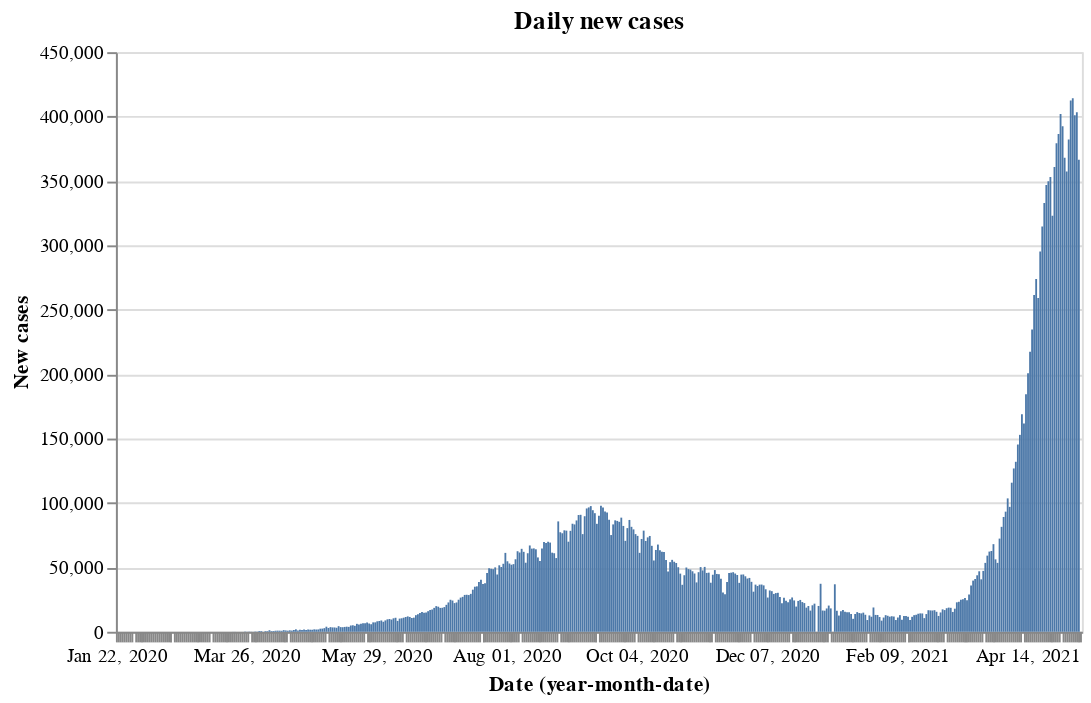

Here is the notebook cell this chart was saved with:
### Code cell
red = alt.value("#f54242")
base.encode(y='New cases').properties(title='Daily new cases')

### Figure 1 — Vega-Lite specification as saved in the notebook (floating-point values rounded to 4 significant figures; data arrays with more than 128 entries replaced by an {"elided": "..."} marker saying what was removed)
{"config": {"view": {"continuousWidth": 400, "continuousHeight": 300}}, "data": {"name": "data-adffb59956c7f062798b24be55385d14"}, "mark": "bar", "encoding": {"x": {"type": "ordinal", "field": "Date", "timeUnit": "yearmonthdate"}, "y": {"type": "quantitative", "field": "New cases"}}, "title": "Daily new cases", "width": 500, "$schema": "https://vega.github.io/schema/vega-lite/v4.8.1.json", "datasets": {"data-adffb59956c7f062798b24be55385d14": {"elided": "475 records"}}}
